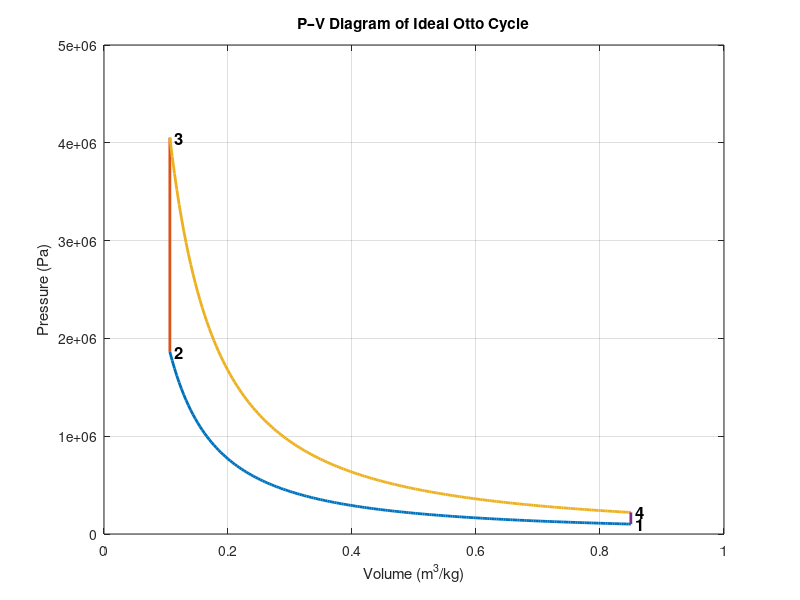
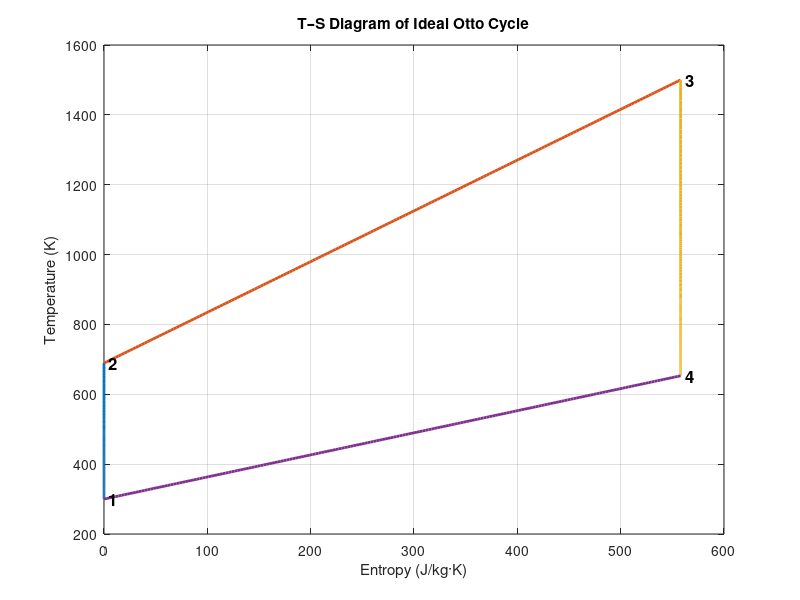

Source code (MATLAB) for these figures, in order:
%%This file shows the pv and ts diagrams for an ideal otto cycle
clear; clc; close all;

%INPUT PARAMETERS
compression_ratio = 8;       
gamma = 1.4;                 
R = 287;                     
cp = gamma * R / (gamma - 1);
cv = cp - R;
T1 = 300;  
T3 = 1500;
P1 = 101325;                

%STATE 1
v1 = R * T1 / P1;            
v2 = v1 / compression_ratio;

%1-2 (isentropic compression)
T2 = T1 * (compression_ratio)^(gamma - 1);
P2 = P1 * (compression_ratio)^gamma;

v_12 = linspace(v1, v2, 200);
P_12 = P1 * (v1 ./ v_12).^gamma;
T_12 = T1 * (v1 ./ v_12).^(gamma - 1);

% Constant-volume heat addition (2→3)
P3 = P2 * (T3 / T2);
v3 = v2;

%PROCESS 3-4 (isentropic expansion)
T4 = T3 / (compression_ratio)^(gamma - 1);
P4 = P3 / (compression_ratio)^gamma;
v4 = v1;

v_34 = linspace(v3, v4, 200);
P_34 = P3 * (v3 ./ v_34).^gamma;
T_34 = T3 * (v3 ./ v_34).^(gamma - 1);

%TEMPERATURE–ENTROPY CALCULATIONS
s1 = 0;
s2 = s1;
s3 = s2 + cv * log(T3 / T2);
s4 = s3;

s_12 = s1 * ones(size(T_12));
s_23 = linspace(s2, s3, 200);
s_34 = s3 * ones(size(T_34));
s_41 = linspace(s4, s1, 200);

T_23 = linspace(T2, T3, 200);
T_41 = linspace(T4, T1, 200);

%P–V DIAGRAM
figure;
plot(v_12, P_12, 'LineWidth', 2); hold on;
plot([v2 v3], [P2 P3], 'LineWidth', 2);
plot(v_34, P_34, 'LineWidth', 2);
plot([v4 v1], [P4 P1], 'LineWidth', 2);

text(v1, P1, ' 1', 'FontSize', 12, 'FontWeight', 'bold');
text(v2, P2, ' 2', 'FontSize', 12, 'FontWeight', 'bold');
text(v3, P3, ' 3', 'FontSize', 12, 'FontWeight', 'bold');
text(v4, P4, ' 4', 'FontSize', 12, 'FontWeight', 'bold');

xlabel('Volume (m^3/kg)');
ylabel('Pressure (Pa)');
title('P–V Diagram of Ideal Otto Cycle');
grid on;

%T–S DIAGRAM
figure;
plot(s_12, T_12, 'LineWidth', 2); hold on;
plot(s_23, T_23, 'LineWidth', 2);
plot(s_34, T_34, 'LineWidth', 2);
plot(s_41, T_41, 'LineWidth', 2);

text(s1, T1, ' 1', 'FontSize', 12, 'FontWeight', 'bold');
text(s2, T2, ' 2', 'FontSize', 12, 'FontWeight', 'bold');
text(s3, T3, ' 3', 'FontSize', 12, 'FontWeight', 'bold');
text(s4, T4, ' 4', 'FontSize', 12, 'FontWeight', 'bold');

xlabel('Entropy (J/kg·K)');
ylabel('Temperature (K)');
title('T–S Diagram of Ideal Otto Cycle');
grid on;
